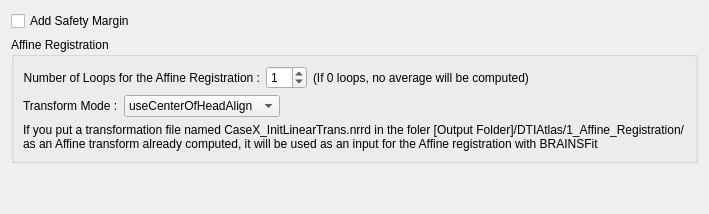
      <widget class="QWidget" name="ParametersTab">
       <attribute name="title">
        <string>Affine Atlas</string>
       </attribute>
       <layout class="QVBoxLayout" name="verticalLayout_8">
        <item>
         <widget class="QCheckBox" name="SafetyMargincheckBox">
          <property name="toolTip">
           <string>Add 2 voxels at each side of the volume</string>
          </property>
          <property name="text">
           <string>Add Safety Margin</string>
          </property>
         </widget>
        </item>
        <item>
         <widget class="QGroupBox" name="NormRegGroupBox">
          <property name="title">
           <string>Affine Registration</string>
          </property>
          <layout class="QVBoxLayout" name="verticalLayout_9">
           <item>
            <layout class="QHBoxLayout" name="LoopsNbHorizontalLayout">
             <item>
              <widget class="QLabel" name="label_5">
               <property name="sizePolicy">
                <sizepolicy hsizetype="Fixed" vsizetype="Preferred">
                 <horstretch>0</horstretch>
                 <verstretch>0</verstretch>
                </sizepolicy>
               </property>
               <property name="text">
                <string>Number of Loops for the Affine Registration :</string>
               </property>
               <property name="alignment">
                <set>Qt::AlignRight|Qt::AlignTrailing|Qt::AlignVCenter</set>
               </property>
              </widget>
             </item>
             <item>
              <widget class="QSpinBox" name="NbLoopsSpinBox">
               <property name="sizePolicy">
                <sizepolicy hsizetype="Fixed" vsizetype="Minimum">
                 <horstretch>0</horstretch>
                 <verstretch>0</verstretch>
                </sizepolicy>
               </property>
               <property name="minimum">
                <number>0</number>
               </property>
               <property name="value">
                <number>1</number>
               </property>
              </widget>
             </item>
             <item>
              <widget class="QLabel" name="label_6">
               <property name="text">
                <string>(If 0 loops, no average will be computed)</string>
               </property>
              </widget>
             </item>
            </layout>
           </item>
           <item>
            <layout class="QHBoxLayout" name="horizontalLayout_12">
             <item>
              <widget class="QLabel" name="label_19">
               <property name="sizePolicy">
                <sizepolicy hsizetype="Fixed" vsizetype="Preferred">
                 <horstretch>0</horstretch>
                 <verstretch>0</verstretch>
                </sizepolicy>
               </property>
               <property name="text">
                <string>Transform Mode :</string>
               </property>
              </widget>
             </item>
             <item>
              <widget class="QComboBox" name="BFAffineTfmModecomboBox">
               <property name="sizePolicy">
                <sizepolicy hsizetype="Fixed" vsizetype="Fixed">
                 <horstretch>0</horstretch>
                 <verstretch>0</verstretch>
                </sizepolicy>
               </property>
               <property name="currentIndex">
                <number>2</number>
               </property>
               <item>
                <property name="text">
                 <string>Off</string>
                </property>
               </item>
               <item>
                <property name="text">
                 <string>useMomentsAlign</string>
                </property>
               </item>
               <item>
                <property name="text">
                 <string>useCenterOfHeadAlign</string>
                </property>
               </item>
               <item>
                <property name="text">
                 <string>useGeometryAlign</string>
                </property>
               </item>
              </widget>
             </item>
             <item>
              <spacer name="horizontalSpacer_14">
               <property name="orientation">
                <enum>Qt::Horizontal</enum>
               </property>
               <property name="sizeHint" stdset="0">
                <size>
                 <width>40</width>
                 <height>20</height>
                </size>
               </property>
              </spacer>
             </item>
            </layout>
           </item>
           <item>
            <widget class="QLabel" name="label_21">
             <property name="text">
              <string>If you put a transformation file named CaseX_InitLinearTrans.nrrd in the foler [Output Folder]/DTIAtlas/1_Affine_Registration/
as an Affine transform already computed, it will be used as an input for the Affine registration with BRAINSFit</string>
             </property>
            </widget>
           </item>
          </layout>
         </widget>
        </item>
        <item>
         <spacer name="verticalSpacer_3">
          <property name="orientation">
           <enum>Qt::Vertical</enum>
          </property>
          <property name="sizeHint" stdset="0">
           <size>
            <width>20</width>
            <height>40</height>
           </size>
          </property>
         </spacer>
        </item>
       </layout>
      </widget>
